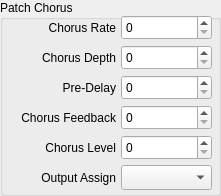
     <widget class="QGroupBox" name="groupBox_patchchorus">
      <property name="geometry">
       <rect>
        <x>675</x>
        <y>80</y>
        <width>221</width>
        <height>196</height>
       </rect>
      </property>
      <property name="title">
       <string>Patch Chorus</string>
      </property>
      <widget class="QLabel" name="label_patchchorusrate">
       <property name="geometry">
        <rect>
         <x>5</x>
         <y>20</y>
         <width>111</width>
         <height>16</height>
        </rect>
       </property>
       <property name="layoutDirection">
        <enum>Qt::RightToLeft</enum>
       </property>
       <property name="text">
        <string>Chorus Rate</string>
       </property>
       <property name="alignment">
        <set>Qt::AlignRight|Qt::AlignTrailing|Qt::AlignVCenter</set>
       </property>
      </widget>
      <widget class="QLabel" name="label_patchchorusdepth">
       <property name="geometry">
        <rect>
         <x>5</x>
         <y>50</y>
         <width>111</width>
         <height>16</height>
        </rect>
       </property>
       <property name="layoutDirection">
        <enum>Qt::RightToLeft</enum>
       </property>
       <property name="text">
        <string>Chorus Depth</string>
       </property>
       <property name="alignment">
        <set>Qt::AlignRight|Qt::AlignTrailing|Qt::AlignVCenter</set>
       </property>
      </widget>
      <widget class="QLabel" name="label_patchchoruspredelay">
       <property name="geometry">
        <rect>
         <x>5</x>
         <y>80</y>
         <width>111</width>
         <height>16</height>
        </rect>
       </property>
       <property name="layoutDirection">
        <enum>Qt::RightToLeft</enum>
       </property>
       <property name="text">
        <string>Pre-Delay</string>
       </property>
       <property name="alignment">
        <set>Qt::AlignRight|Qt::AlignTrailing|Qt::AlignVCenter</set>
       </property>
      </widget>
      <widget class="QLabel" name="label_patchchorusfeedback">
       <property name="geometry">
        <rect>
         <x>5</x>
         <y>110</y>
         <width>111</width>
         <height>16</height>
        </rect>
       </property>
       <property name="layoutDirection">
        <enum>Qt::RightToLeft</enum>
       </property>
       <property name="text">
        <string>Chorus Feedback</string>
       </property>
       <property name="alignment">
        <set>Qt::AlignRight|Qt::AlignTrailing|Qt::AlignVCenter</set>
       </property>
      </widget>
      <widget class="QLabel" name="label_patchchoruslevel">
       <property name="geometry">
        <rect>
         <x>5</x>
         <y>140</y>
         <width>111</width>
         <height>16</height>
        </rect>
       </property>
       <property name="layoutDirection">
        <enum>Qt::RightToLeft</enum>
       </property>
       <property name="text">
        <string>Chorus Level</string>
       </property>
       <property name="alignment">
        <set>Qt::AlignRight|Qt::AlignTrailing|Qt::AlignVCenter</set>
       </property>
      </widget>
      <widget class="QLabel" name="label_patchchorusoutputassign">
       <property name="geometry">
        <rect>
         <x>5</x>
         <y>170</y>
         <width>111</width>
         <height>16</height>
        </rect>
       </property>
       <property name="focusPolicy">
        <enum>Qt::NoFocus</enum>
       </property>
       <property name="layoutDirection">
        <enum>Qt::RightToLeft</enum>
       </property>
       <property name="text">
        <string>Output Assign</string>
       </property>
       <property name="alignment">
        <set>Qt::AlignRight|Qt::AlignTrailing|Qt::AlignVCenter</set>
       </property>
      </widget>
      <widget class="QComboBox" name="comboBox_patchchorusoutputassign">
       <property name="geometry">
        <rect>
         <x>121</x>
         <y>165</y>
         <width>91</width>
         <height>25</height>
        </rect>
       </property>
      </widget>
      <widget class="QSpinBox" name="spinBox_patchchoruslevel">
       <property name="geometry">
        <rect>
         <x>121</x>
         <y>135</y>
         <width>91</width>
         <height>25</height>
        </rect>
       </property>
       <property name="accelerated">
        <bool>true</bool>
       </property>
       <property name="maximum">
        <number>127</number>
       </property>
      </widget>
      <widget class="QSpinBox" name="spinBox_patchchorusfeedback">
       <property name="geometry">
        <rect>
         <x>121</x>
         <y>105</y>
         <width>91</width>
         <height>25</height>
        </rect>
       </property>
       <property name="accelerated">
        <bool>true</bool>
       </property>
       <property name="maximum">
        <number>127</number>
       </property>
      </widget>
      <widget class="QSpinBox" name="spinBox_patchchoruspredelay">
       <property name="geometry">
        <rect>
         <x>121</x>
         <y>75</y>
         <width>91</width>
         <height>25</height>
        </rect>
       </property>
       <property name="accelerated">
        <bool>true</bool>
       </property>
       <property name="maximum">
        <number>127</number>
       </property>
      </widget>
      <widget class="QSpinBox" name="spinBox_patchchorusdepth">
       <property name="geometry">
        <rect>
         <x>121</x>
         <y>45</y>
         <width>91</width>
         <height>25</height>
        </rect>
       </property>
       <property name="accelerated">
        <bool>true</bool>
       </property>
       <property name="maximum">
        <number>127</number>
       </property>
      </widget>
      <widget class="QSpinBox" name="spinBox_patchchorusrate">
       <property name="geometry">
        <rect>
         <x>121</x>
         <y>15</y>
         <width>91</width>
         <height>25</height>
        </rect>
       </property>
       <property name="accelerated">
        <bool>true</bool>
       </property>
       <property name="maximum">
        <number>127</number>
       </property>
      </widget>
     </widget>
